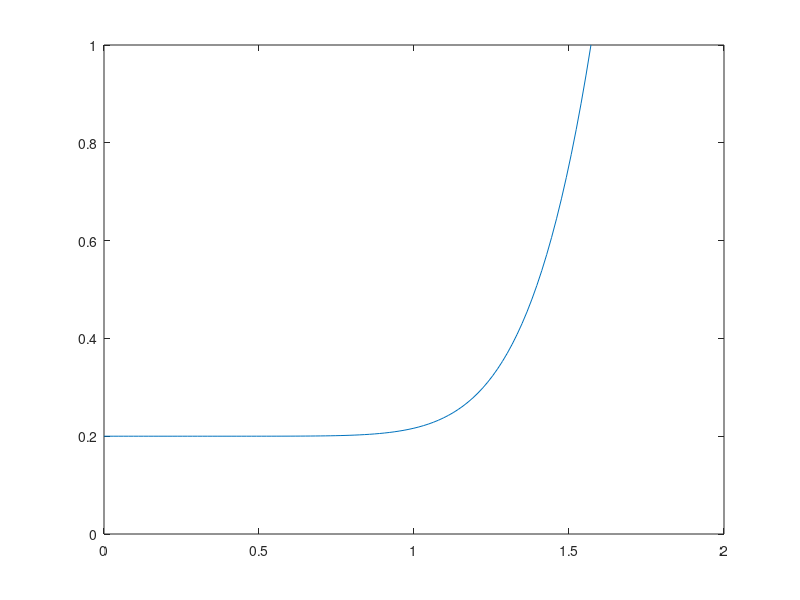

The MATLAB script that drew this image:
function [] = Shlick()
%UNTITLED Summary of this function goes here
%   Plots the curve for Schlick’s approximation of Fresnel 
%   reflectance for such a material using the reflectance value 
%   at normal incidence from 1st part as the R0 parameter.

r0 = 0.2; % Optained from Air2MatFresnel
incidenceAngles = linspace(0,pi/2,100);
approximations = schlickApprox(r0,incidenceAngles);

figure
plot(incidenceAngles,approximations)
ylim([0,1]);

end

function fresnelApprox = schlickApprox(r0,incidenceAngles)
    fresnelApprox = r0 + (1-r0) * (power(1-cos(incidenceAngles),5));
end